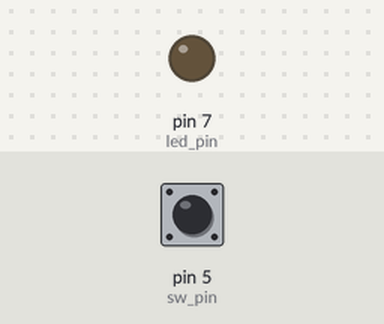
Recording of a program running on a simulated Raspberry Pi (header pin numbers). Parts: output pins drawn as LEDs (lit = HIGH). The test bench sets the inputs (shaded band); at power-on: pin 5 (sw_pin) HIGH.

Above: at 1.2 s.
1.3 s: pin 5 (sw_pin) pulled LOW for 0.15 s
At 1.37 s:
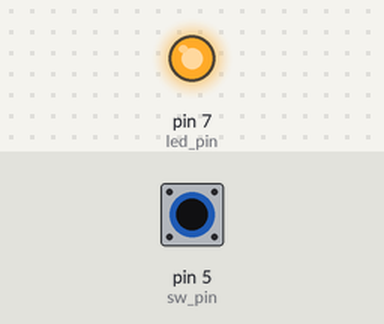
2.9 s: pin 5 (sw_pin) pulled LOW for 3.2 s
At 6.8 s:
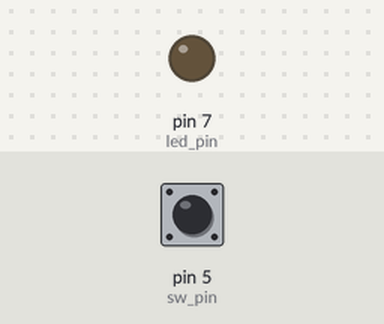
Timing chart, 0 to 8.3 s (numbered marks = the images above; inputs shaded):
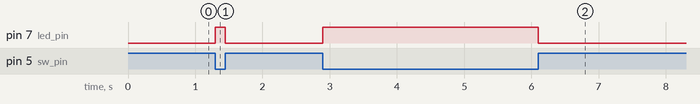

Measured:
- after the input at 1.3 s, pin 7 (led_pin): LOW → HIGH at once, → LOW 0.15 s later
- after the input at 2.9 s, pin 7 (led_pin): LOW → HIGH at once, → LOW 3.2 s later

The program:

switch.py
```python
import RPi.GPIO as sw
import time
sw.setmode(sw.BOARD)
sw.setwarnings(False)

#Switch

sw_pin=5
led_pin=7
sw.setup(sw_pin,sw.IN,pull_up_down=sw.PUD_UP)

sw.setup(led_pin,sw.OUT)
sw.output(led_pin,1)
x=1
while(1):
    x=sw.input(sw_pin)
    if(x==0):
        sw.output(led_pin,1)
    else:
        sw.output(led_pin,0)
```
